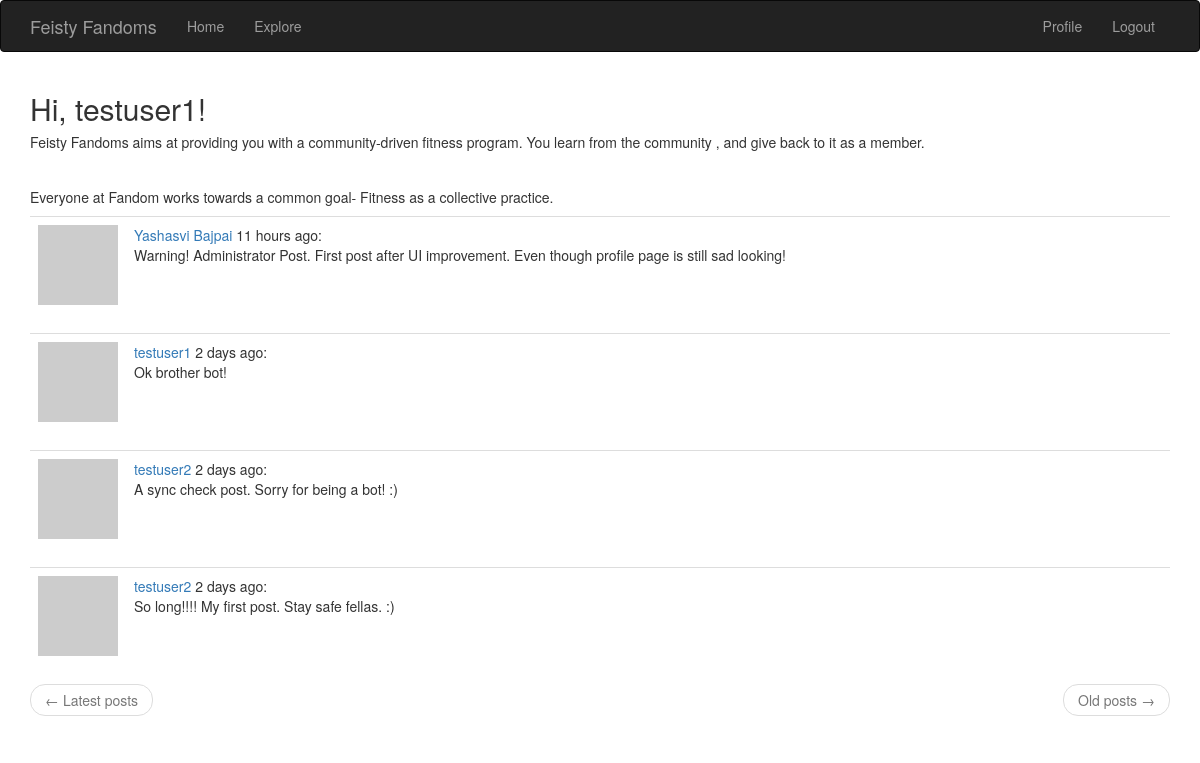
Page /explore (signed in) on the committed database.
### app/models.py (models this page shows, shortened)
class User(UserMixin, db.Model):
	id = db.Column(db.Integer, primary_key= True)
	username = db.Column(db.String(64), index = True, unique = True)
	email = db.Column(db.String(120), index=True, unique=True)
	password_hash = db.Column(db.String(128))
	posts = db.relationship('Post', backref='author', lazy = 'dynamic')
	followed = db.relationship('User', secondary=followers, primaryjoin=(followers.c.follower_id == id), secondaryjoin=(followers.c.followed_id == id), backref=db.backref('followers', lazy='dynamic'), lazy='dynamic')
	about_me = db.Column(db.String(140))
	last_seen = db.Column(db.DateTime, default=datetime.utcnow)
	def avatar(self, size):
		digest = md5(self.email.lower().encode('utf-8')).hexdigest()
		return 'https://www.gravatar.com/avatar/{}?d=identicon&s={}'.format(digest, size)

class Post(db.Model):
	id = db.Column(db.Integer, primary_key=True)
	body = db.Column(db.String(250))
	timestamp = db.Column(db.DateTime, index=True, default = datetime.utcnow)
	user_id = db.Column(db.Integer, db.ForeignKey('user.id'))

### app/routes.py (the view)
@app.route('/explore')
@login_required
def explore():
	page = request.args.get('page', 1, type=int)
	posts = Post.query.order_by(Post.timestamp.desc()).paginate(page, app.config['POSTS_PER_PAGE'], False)
	next_url = url_for('index', page=posts.next_num) \
		if posts.has_next else None
	prev_url = url_for('index', page=posts.prev_num) \
		if posts.has_prev else None
	return render_template('index.html', title='Explore', posts=posts.items, next_url= next_url, prev_url=prev_url)

### app/models.py (called while the page is built)
@login.user_loader
def load_user(id):
    return User.query.get(int(id))

### app/routes.py (called while the page is built)
@app.before_request
def before_request():
	if current_user.is_authenticated:
		current_user.last_seen = datetime.utcnow()
		db.session.commit()

### app/templates/index.html (shortened to what this page needs)
{% extends "base.html" %}
{% import 'bootstrap/wtf.html' as wtf %}
{% block app_content %}
    <h2>Hi, {{ current_user.username }}!</h2>
    <h5>Feisty Fandoms aims at providing you with a community-driven fitness program.
You learn from the community , and give back to it as a member.</h5>
	<br>
	<h5>Everyone at Fandom works towards a common goal- Fitness as a collective practice.</h5>
    {% for post in posts %}
        {% include '_post.html' %}
    {% endfor %}
    <nav aria-label="...">
        <ul class="pager">
            <li class="previous{% if not prev_url %} disabled{% endif %}">
                <a href="{{ prev_url or '#' }}">
                    <span aria-hidden="true">&larr;</span> Latest posts
                </a>
            </li>
            <li class="next{% if not next_url %} disabled{% endif %}">
                <a href="{{ next_url or '#' }}">
                    Old posts <span aria-hidden="true">&rarr;</span>
                </a>
            </li>
        </ul>
    </nav>
{% endblock %}

### app/templates/_post.html
<table class="table table-hover">
        <tr>
            <td width="70px">
                <a href="{{ url_for('user', username=post.author.username) }}">
                    <img src="{{ post.author.avatar(70) }}" />
                </a>
            </td>
            <td>
                <a href="{{ url_for('user', username=post.author.username) }}">
                    {{ post.author.username }}
                </a>
                {{ moment(post.timestamp).fromNow() }}:
                <br>
                {{ post.body }}
            </td>
        </tr>
    </table>

### rows in the picture
User: username "testuser1"
Post: author.username "Yashasvi Bajpai", timestamp "11 hours ago", body "Warning! Administrator Post. First post after UI improvement. Even though profile page is still sad looking!"
Post: author.username "testuser1", timestamp "2 days ago", body "Ok brother bot!"
Post: author.username "testuser2", timestamp "2 days ago", body "A sync check post. Sorry for being a bot! :)"
Post: author.username "testuser2", timestamp "2 days ago", body "So long!!!! My first post. Stay safe fellas. :)"
